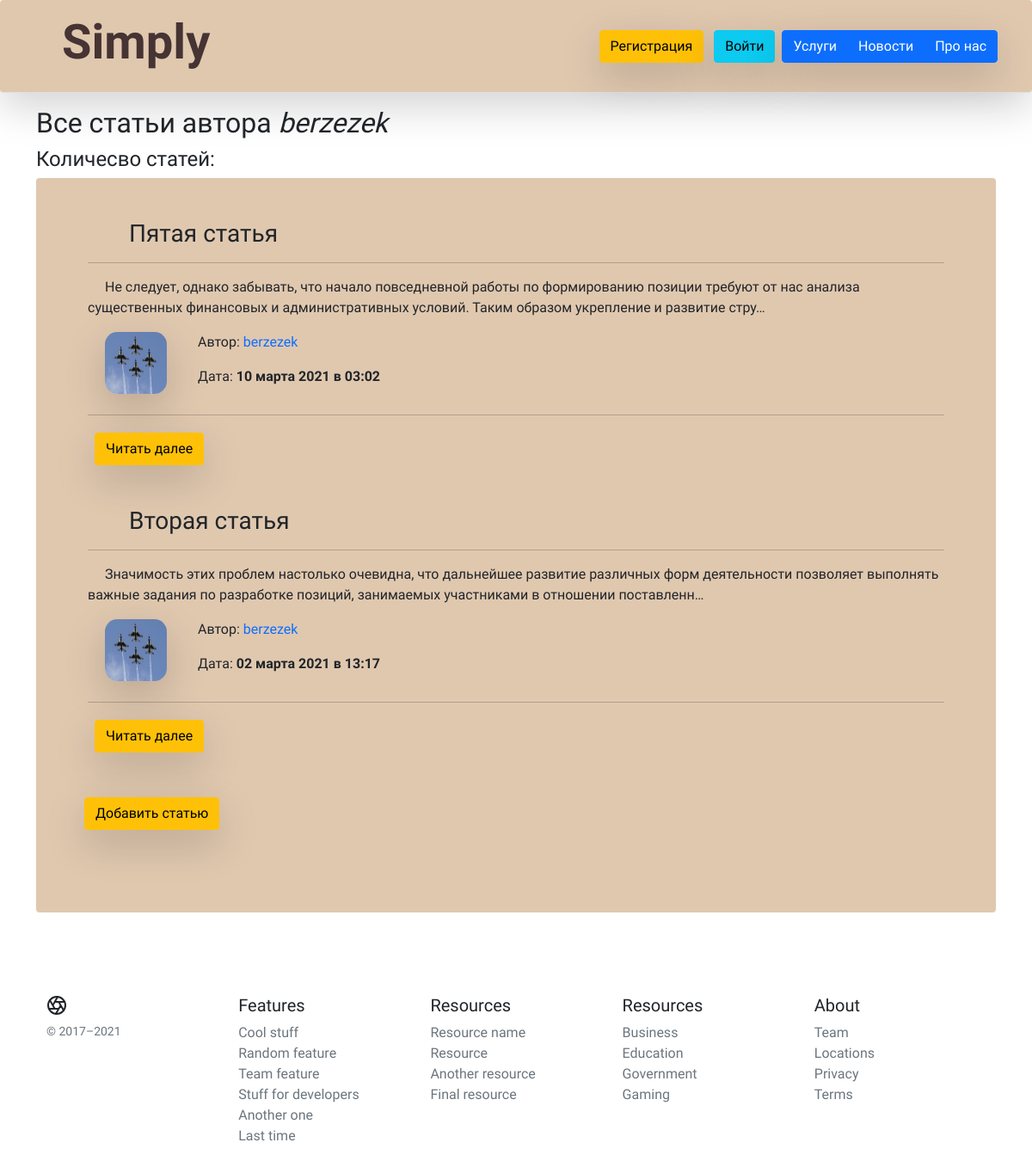
Page /user/berzezek on the committed database.
### h_work_15/models.py (models this page shows, shortened)
class News(models.Model):
    title = models.CharField('Название статьи', max_length=100, unique=True)
    text = models.TextField('Основной текст статьи')
    date = models.DateTimeField('Дата', default=timezone.now)
    autor = models.ForeignKey(User, verbose_name='Автор', on_delete=models.CASCADE)
    views = models.IntegerField('Просмотры', default=1)
    class Meta:
        verbose_name = 'Новость'
        verbose_name_plural = 'Новости'

### users/models.py (models this page shows, shortened)
class Profile(models.Model):
    user = models.OneToOneField(User, on_delete=models.CASCADE)
    img = models.ImageField(
        'Фото пользователя',
        default='default.png',
        upload_to='user_images'
        )
    u_sex = models.CharField(
        'Выберите пол',
        max_length=1,
        default='',
        choices=(
                ('0', ''),
                ('1', 'Мужской'),
                ('2', 'Женский'),
            )
        )
    class Meta:
        verbose_name = 'Профайл'
        verbose_name_plural = 'Профайлы'

### h_work_15/views.py (the view)
# urls.py: path('user/<str:username>', views.UserAllNewsView.as_view(), name='user-news'),
class UserAllNewsView(ListView):
    model = News
    template_name = 'h_work_15/user_news.html'
    context_object_name = 'news'
    def get_queryset(self):
        user = get_object_or_404(User, username=self.kwargs.get('username'))
        return News.objects.filter(autor=user).order_by('-date')
    def get_context_data(self, **kwards):
        ctx = super(UserAllNewsView, self).get_context_data(**kwards)
        ctx['title'] = f"Статьи от пользователя {self.kwargs.get('username')}"
        return ctx

### h_work_15/templates/h_work_15/user_news.html (shortened to what this page needs)
{% extends 'h_work_15/base.html' %}
{% block main %}
<h2>Все статьи автора <em>{{ view.kwargs.username }}</em></h2>
<h4>Количесво статей: {{ page_obj.paginator.count }}</h4>
  <form class="p-5 rounded">
    <div class="container">
      {% for post in news %}
        <h3 class="ms-5">{{ post.title }}</h3>
        <hr>
        <p>{{ post.text|striptags|truncatechars:200 }}</p>
        <div class="d-flex">
          <div>
            <img src="{{ post.autor.profile.img.url }}" alt="{{ post.autor }}" class="user-images mb-2 shadow-lg">
          </div>
          <div class="ms-3">
              <p>Автор: <a href="{% url 'user-news' post.autor %}">{{ post.autor }}</a></p>
              <p>Дата: <b>{{ post.date|date:"d E Y в H:i" }}</b></p>
          </div>
        </div>
        <hr class="mb-3">
        <a href="{% url 'news-detail' post.id %}" class="btn btn-warning mt-1 mb-5 ms-2 shadow-lg">Читать далее</a>
      {% endfor %}
        <br>
    </div>
    <a href="{% url 'news-add' %}" class="btn btn-warning mt-1 mb-5 ms-2 shadow-lg">Добавить статью</a>
    <br>
</form>
{% endblock %}

### h_work_15/templates/h_work_15/base.html (shortened to what this page needs)
{% load static %}
<!DOCTYPE html>
<html lang="en">
<head>
  <link rel="stylesheet" href="{% static 'h_work_15/style.css' %}">
  <link href="https://cdn.jsdelivr.net/npm/bootstrap@5.0.0-beta2/dist/css/bootstrap.min.css" rel="stylesheet">
</head>
<body>
  <header class="d-flex flex-column flex-md-row align-items-center p-3 px-md-4 mb-3 border-bottom shadow-lg rounded">
    <a class="display-4 h2 ms-5 me-md-auto fw-bold" href="{% url 'home' %}">Simply</a>
    <nav class="my-2 my-md-0 me-md-3">
        {% if not user.is_authenticated %}
          <a href="{% url 'reg' %}" class="nav__reg">
          <button class="btn btn-warning shadow-lg rounded">Регистрация</button>
          </a>
          <a href="{% url 'user' %}" class="nav__reg">
          <button class="btn btn-info ms-2 shadow-lg rounded">Войти</button>
          </a>
        {% endif %}
      <div class="btn-group ms-1 shadow-lg">
        <a href="{% url 'uslugi' %}" class="btn btn-primary">Услуги</a>
        <a href="{% url 'news' %}" class="btn btn-primary">Новости</a>
        <a href="{% url 'about' %}" class="btn btn-primary">Про нас</a>
      </div>
    </nav>
  </header>
  <main class="container">
    {% block main %}
    {% endblock %}
  <footer class="mt-5 container py-5">
  <div class="row">
    <div class="col-12 col-md">
      <small class="d-block mb-3 text-muted">© 2017–2021</small>
    </div>
    <div class="col-6 col-md">
      <h5>Features</h5>
      <ul class="list-unstyled text-small">
        <li><a class="link-secondary" href="#">Cool stuff</a></li>
        <li><a class="link-secondary" href="#">Random feature</a></li>
        <li><a class="link-secondary" href="#">Team feature</a></li>
        <li><a class="link-secondary" href="#">Stuff for developers</a></li>
        <li><a class="link-secondary" href="#">Another one</a></li>
        <li><a class="link-secondary" href="#">Last time</a></li>
      </ul>
    </div>
    <div class="col-6 col-md">
      <h5>Resources</h5>
      <ul class="list-unstyled text-small">
        <li><a class="link-secondary" href="#">Resource name</a></li>
        <li><a class="link-secondary" href="#">Resource</a></li>
        <li><a class="link-secondary" href="#">Another resource</a></li>
        <li><a class="link-secondary" href="#">Final resource</a></li>
      </ul>
    </div>
    <div class="col-6 col-md">
      <h5>Resources</h5>
      <ul class="list-unstyled text-small">
        <li><a class="link-secondary" href="#">Business</a></li>
        <li><a class="link-secondary" href="#">Education</a></li>
        <li><a class="link-secondary" href="#">Government</a></li>
        <li><a class="link-secondary" href="#">Gaming</a></li>
      </ul>
    </div>
    <div class="col-6 col-md">
      <h5>About</h5>
      <ul class="list-unstyled text-small">
        <li><a class="link-secondary" href="#">Team</a></li>
        <li><a class="link-secondary" href="#">Locations</a></li>
        <li><a class="link-secondary" href="#">Privacy</a></li>
        <li><a class="link-secondary" href="#">Terms</a></li>
      </ul>
    </div>
  </div>
</footer>
</body>
</html>

### h_work_15/static/h_work_15/style.css (style rules this page uses)
* { font-family: 'M PLUS Rounded 1c', sans-serif; }
a.h2 { color: #463333; }
a { text-decoration: none!important; }
header, form { background-color: #e0c8af; }
.user-images { width: 72px; height: 72px; border-radius: 20%; margin-left: 20px; border-color: #6c757d }
form p { text-indent: 20px!important; }

### rows in the picture
News: title "Пятая статья", text "Не следует, однако забывать, что начало повседневной работы по формированию позиции требуют от нас анализа существенных финансовых и административных условий. Таким образом укрепление и развитие стру…", autor.profile.img (picture), autor "berzezek", date "10 марта 2021 в 03:02"
News: title "Вторая статья", text "Значимость этих проблем настолько очевидна, что дальнейшее развитие различных форм деятельности позволяет выполнять важные задания по разработке позиций, занимаемых участниками в отношении поставленн…", autor.profile.img (picture), autor "berzezek", date "02 марта 2021 в 13:17"

### other values in the picture
{{ view.kwargs.username }} "berzezek"
